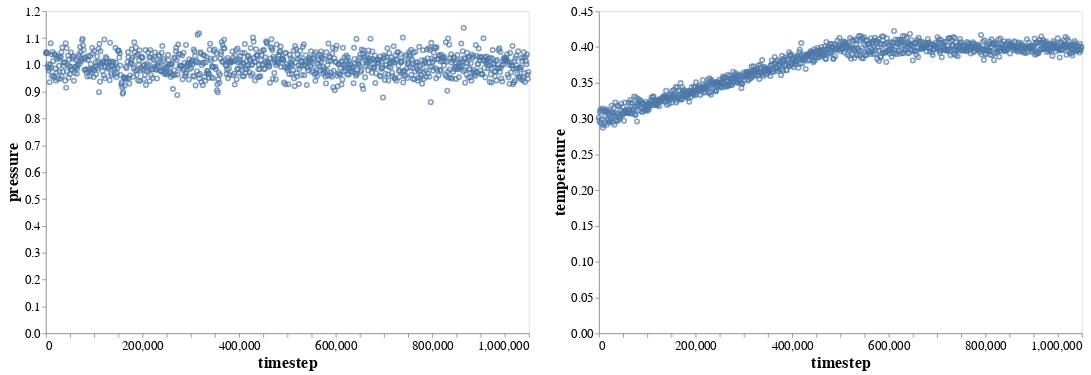

Notebook code for this chart:
### Code cell
c = alt.Chart(thermo).mark_point().encode(
    x='timestep',
) 
c.encode(y='pressure') | c.encode(y="temperature")

### Figure 1 — Vega-Lite specification as saved in the notebook (floating-point values rounded to 4 significant figures; data arrays with more than 128 entries replaced by an {"elided": "..."} marker saying what was removed)
{"$schema": "https://vega.github.io/schema/vega-lite/v3.3.0.json", "config": {"axis": {"grid": false, "labelFontSize": 16, "titleFontSize": 20}, "background": "white", "legend": {"labelFontSize": 16, "titleFontSize": 20}, "view": {"height": 400, "width": 600}}, "data": {"name": "data-041cf51fdaa6ccaa2c74d99a61c3d46e"}, "datasets": {"data-041cf51fdaa6ccaa2c74d99a61c3d46e": {"elided": "1000 records"}}, "hconcat": [{"encoding": {"x": {"field": "timestep", "type": "quantitative"}, "y": {"field": "pressure", "type": "quantitative"}}, "mark": "point"}, {"encoding": {"x": {"field": "timestep", "type": "quantitative"}, "y": {"field": "temperature", "type": "quantitative"}}, "mark": "point"}]}
